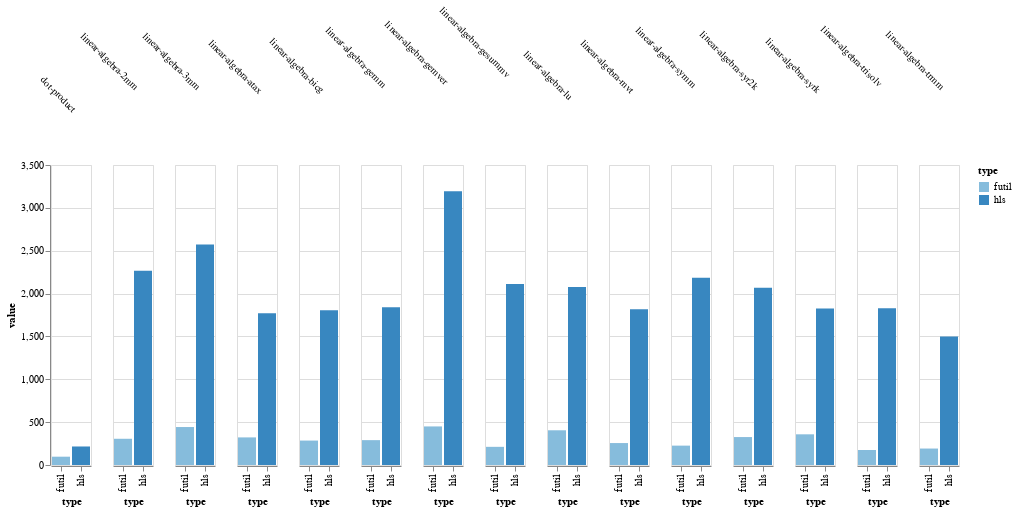

Write notebook code for a chart like this one.
### Code cell
source = pd.read_csv('results/2020_07_28_11_36.csv')

alt.Chart(source).mark_bar().encode(
    x='type:O',
    y='value:Q',
    column=alt.Column('benchmark:O',
                     title="",
                     header=alt.Header(labelAngle=45)),
    color='type:O'
).interactive()

### Figure 1 — Vega-Lite specification as saved in the notebook (floating-point values rounded to 4 significant figures)
{"config": {"view": {"continuousWidth": 400, "continuousHeight": 300}}, "data": {"name": "data-acd8421f7224e8f8ddb87a52234942da"}, "mark": "bar", "encoding": {"color": {"type": "ordinal", "field": "type"}, "column": {"type": "ordinal", "field": "benchmark", "header": {"labelAngle": 45}, "title": ""}, "x": {"type": "ordinal", "field": "type"}, "y": {"type": "quantitative", "field": "value"}}, "selection": {"selector008": {"type": "interval", "bind": "scales", "encodings": ["x", "y"]}}, "$schema": "https://vega.github.io/schema/vega-lite/v4.8.1.json", "datasets": {"data-acd8421f7224e8f8ddb87a52234942da": [{"benchmark": "linear-algebra-symm", "type": "hls", "value": 2186, "source": "results/2020_07_28_11_18"}, {"benchmark": "linear-algebra-symm", "type": "futil", "value": 226, "source": "results/2020_07_28_11_18"}, {"benchmark": "linear-algebra-2mm", "type": "hls", "value": 2267, "source": "results/2020_07_28_11_18"}, {"benchmark": "linear-algebra-2mm", "type": "futil", "value": 306, "source": "results/2020_07_28_11_18"}, {"benchmark": "linear-algebra-trmm", "type": "hls", "value": 1498, "source": "results/2020_07_28_11_18"}, {"benchmark": "linear-algebra-trmm", "type": "futil", "value": 192, "source": "results/2020_07_28_11_18"}, {"benchmark": "linear-algebra-syr2k", "type": "hls", "value": 2068, "source": "results/2020_07_28_11_18"}, {"benchmark": "linear-algebra-syr2k", "type": "futil", "value": 326, "source": "results/2020_07_28_11_18"}, {"benchmark": "linear-algebra-syrk", "type": "hls", "value": 1825, "source": "results/2020_07_28_11_18"}, {"benchmark": "linear-algebra-syrk", "type": "futil", "value": 358, "source": "results/2020_07_28_11_18"}, {"benchmark": "linear-algebra-trisolv", "type": "hls", "value": 1830, "source": "results/2020_07_28_11_18"}, {"benchmark": "linear-algebra-trisolv", "type": "futil", "value": 175, "source": "results/2020_07_28_11_18"}, {"benchmark": "linear-algebra-bicg", "type": "hls", "value": 1804, "source": "results/2020_07_28_11_18"}, {"benchmark": "linear-algebra-bicg", "type": "futil", "value": 285, "source": "results/2020_07_28_11_18"}, {"benchmark": "linear-algebra-atax", "type": "hls", "value": 1769, "source": "results/2020_07_28_11_18"}, {"benchmark": "linear-algebra-atax", "type": "futil", "value": 322, "source": "results/2020_07_28_11_18"}, {"benchmark": "linear-algebra-gesummv", "type": "hls", "value": 2112, "source": "results/2020_07_28_11_18"}, {"benchmark": "linear-algebra-gesummv", "type": "futil", "value": 212, "source": "results/2020_07_28_11_18"}, {"benchmark": "linear-algebra-gemm", "type": "hls", "value": 1839, "source": "results/2020_07_28_11_18"}, {"benchmark": "linear-algebra-gemm", "type": "futil", "value": 290, "source": "results/2020_07_28_11_18"}, {"benchmark": "dot-product", "type": "hls", "value": 216, "source": "results/2020_07_28_11_18"}, {"benchmark": "dot-product", "type": "futil", "value": 97, "source": "results/2020_07_28_11_18"}, {"benchmark": "linear-algebra-gemver", "type": "hls", "value": 3193, "source": "results/2020_07_28_11_18"}, {"benchmark": "linear-algebra-gemver", "type": "futil", "value": 450, "source": "results/2020_07_28_11_18"}, {"benchmark": "linear-algebra-mvt", "type": "hls", "value": 1816, "source": "results/2020_07_28_11_18"}, {"benchmark": "linear-algebra-mvt", "type": "futil", "value": 256, "source": "results/2020_07_28_11_18"}, {"benchmark": "linear-algebra-3mm", "type": "hls", "value": 2572, "source": "results/2020_07_28_11_36"}, {"benchmark": "linear-algebra-3mm", "type": "futil", "value": 443, "source": "results/2020_07_28_11_36"}, {"benchmark": "linear-algebra-lu", "type": "hls", "value": 2078, "source": "results/2020_07_28_11_36"}, {"benchmark": "linear-algebra-lu", "type": "futil", "value": 405, "source": "results/2020_07_28_11_36"}]}}
